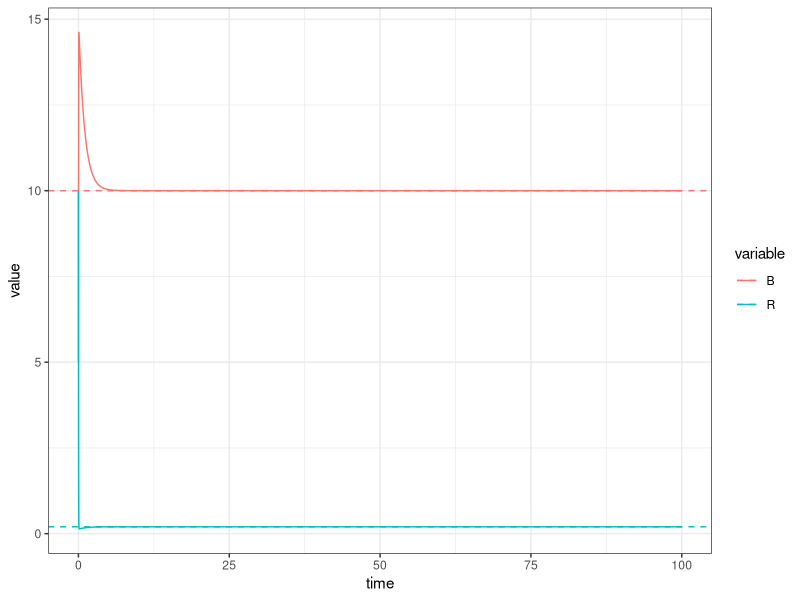

Recreate this plot in R. (Note: this script raises an error after producing the figure.)
# Resource Competition Isoclines 
# author: Ruby An
# date: 2023-01-26

# Packages
library(tidyverse)
library(deSolve)

# Functions ---- 

## Define Model with One consumer, One Resource 

one_sp_one_resource <- function(t, y, p) {
  ## inputs 
  # t: time
  # y: initial conditions [B, R] 
  # p: parameters : r (resource supply rate), 
  #                 g (plant growth rate), 
  #                 f (resource conversion efficiency)
  #                 L (plant loss rate) 
  
  
  B = y[1]
  R = y[2]
  
  ## outputs: B (biomass), R (resource level) 
  with(as.list(p),{
    dR.dt = r - g*B*R;
    dB.dt = f*g*R*B/(1 + h*g*R) - L*B; 
    return(list(c(dB.dt,  dR.dt)));
  })
}

# Run Models  ---- 

## Integrate 1 instance ----

# Assign Parameter Values 
p_values <- list(10, 5, 1, 1, 0)
p_names <- c("r", "g", "f", "L", "h") 
p <- setNames(p_values, p_names) 

# Initial conditions 
t = seq(from=0,to=100,by=0.01)
B_0 = 5
R_0 = 10
y0 = c(B_0, R_0)

# Integrate
out = ode(y=y0,times=t,func=one_sp_one_resource,parms=p);
out <- as_tibble(out) 
colnames(out) <- c("time", "B", "R")

## Visualize and analyze results 

# analytical equilibrium resource levels 
R_star = p$L/(p$f*p$g) 
B_star = p$r/(p$g*R_star)
# Viz 
out_viz <- out %>% pivot_longer(cols = B:R, names_to = "variable", values_to = "value")
ggplot(out_viz) + geom_line(aes(x = time, y = value, color = variable)) + 
  theme_bw() + 
  geom_hline(aes(yintercept = R_star, color = "R"), linetype = 2) + 
  geom_hline(aes(yintercept = B_star, color = "B"), linetype = 2)

## Scan over 2 parameters ---- 

# Set-up storage matrices 
outlist <- list()
n = 20 # number of steps to break down the variables
out_end <- tibble(B_end = rep(NA, n), R_end = rep(NA,n)) # data frame of outputs

## Assign parameters in grid - choose two variables to scan over (r, L)
r = seq(0,5, length.out = n) #resource supply rate 
L = seq(0,5, length.out = n) #loss rate
plist <- expand.grid(r=r,L=L) %>% bind_cols(g = rep(1, n = n^2), f = rep(1, n = n^2))

# Initial conditions 
t = seq(from=0,to=100,by=0.02)
B_0 = 5
R_0 = 10
y0 = c(B_0, R_0)

## Integrate & store output 
for (i in 1:nrow(plist)) {
  outlist[[i]] <- ode(y = y0, parms = plist[i,], func = one_sp_one_resource, times = t)
  out_end[i, 1] <- outlist[[i]][,2] %>% tail(n=1)
  out_end[i, 2] <- outlist[[i]][,3] %>% tail(n=1)
}

out_full <- bind_cols(plist, out_end) %>% 
  # add analytical solutions
  mutate(R_star = L/(g*f)) %>% 
  mutate(B_star = r/(g*R_star))

## VIZ
# Heatmap of bimoass for r vs L 
ggplot(out_full, aes(x=L, y=r)) + 
  geom_raster(aes(fill = B_end)) + 
  theme_minimal()

# Line plot of B_end vs L 
ggplot(out_full, aes(x=L, y = B_end)) + 
  geom_line(aes(color = factor(r))) + 
  lims(y=c(0,20))

# Line plot of B_end vs r 
ggplot(out_full, aes(x=r, y = B_end)) + 
  geom_line(aes(color = factor(L))) 


## Plot timeseries for a specific value
m <- 50
out_plot_p <- out_full[m,] # parameters
out_plot <- as_tibble(outlist[[m]]) # timeseries
colnames(out_plot) <- c("time", "B", "R")

# Viz 
out_viz <- out_plot %>% pivot_longer(cols = B:R, names_to = "variable", values_to = "value")
ggplot(out_viz) + geom_line(aes(x = time, y = value, color = variable)) + 
  theme_bw() + 
  geom_hline(aes(yintercept = out_plot_p$R_star, color = "R"), linetype = 2) + 
  geom_hline(aes(yintercept = out_plot_p$B_star, color = "B"), linetype = 2)


## ANALYTICAL ----- 

## pmap version ------- should be possible but still #TODO
# p_list 
# args0 <- list(times = list(t), yini = list(y0), params = list(p))
# args <- list(times = rep(list(t), n), 
#              yini = rep(list(y0), n), 
#              params = rep(list(p), n))
# 
# one_sp_one_resource(t=args0$times, y=args0$yini, )
